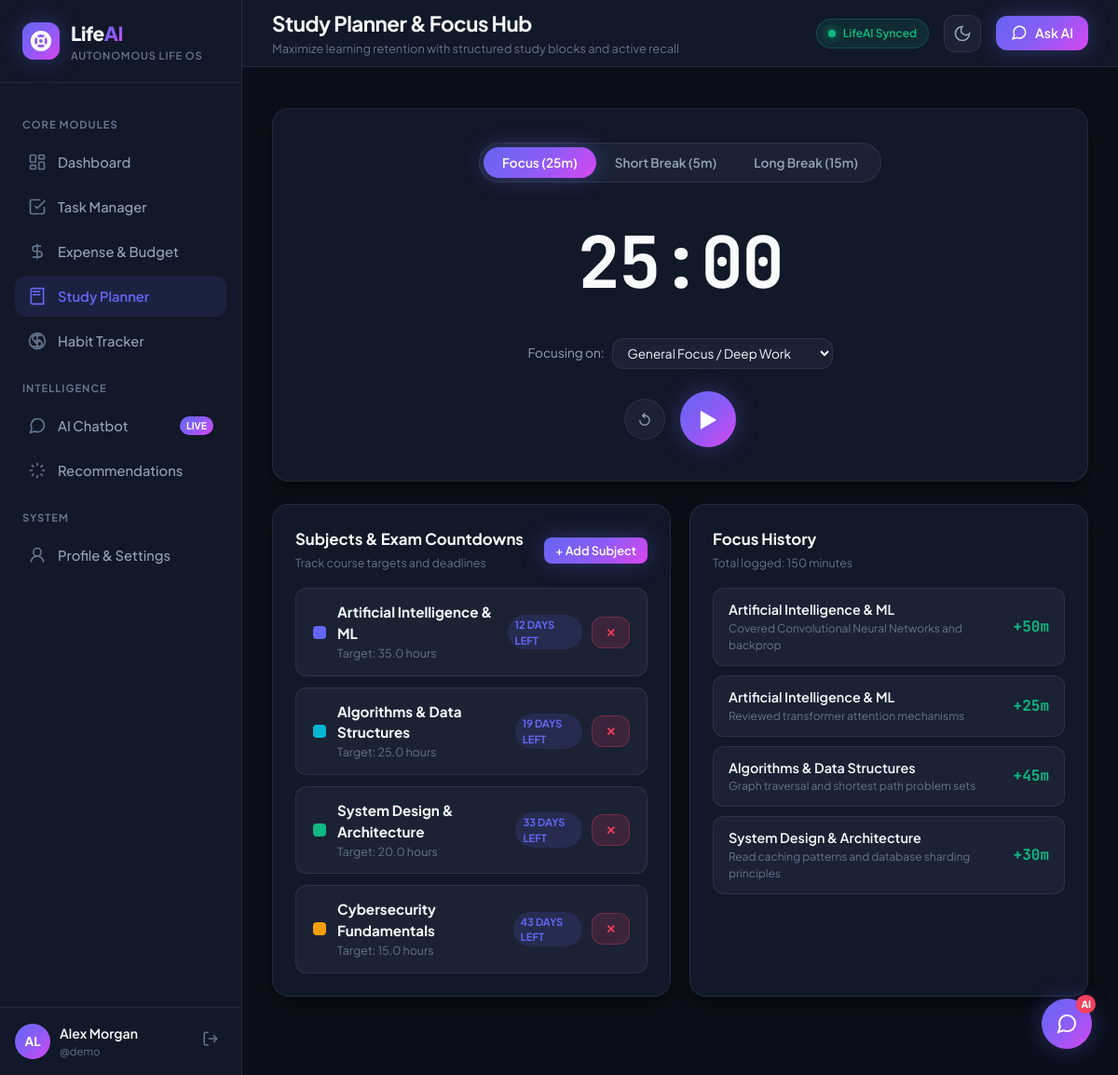
The app's page /study (signed in) with its own data.
### tables this page shows
CREATE TABLE users (
        id INTEGER PRIMARY KEY AUTOINCREMENT,
        username TEXT UNIQUE NOT NULL,
        email TEXT UNIQUE NOT NULL,
        password_hash TEXT NOT NULL,
        full_name TEXT NOT NULL,
        monthly_budget REAL DEFAULT 2500.0,
        theme TEXT DEFAULT 'dark',
        created_at TIMESTAMP DEFAULT CURRENT_TIMESTAMP
    );

CREATE TABLE study_subjects (
        id INTEGER PRIMARY KEY AUTOINCREMENT,
        user_id INTEGER NOT NULL,
        name TEXT NOT NULL,
        color TEXT DEFAULT '#4f46e5',
        exam_date TEXT,
        target_hours REAL DEFAULT 20.0,
        created_at TIMESTAMP DEFAULT CURRENT_TIMESTAMP,
        FOREIGN KEY (user_id) REFERENCES users (id) ON DELETE CASCADE
    );

CREATE TABLE study_sessions (
        id INTEGER PRIMARY KEY AUTOINCREMENT,
        user_id INTEGER NOT NULL,
        subject_id INTEGER,
        duration_minutes INTEGER NOT NULL,
        notes TEXT,
        created_at TIMESTAMP DEFAULT CURRENT_TIMESTAMP,
        FOREIGN KEY (user_id) REFERENCES users (id) ON DELETE CASCADE,
        FOREIGN KEY (subject_id) REFERENCES study_subjects (id) ON DELETE SET NULL
    );

### app.py (the view)
@app.route('/study')
@login_required
def study():
    user_id = session['user_id']
    conn = get_db()
    subjects = conn.execute("""
        SELECT * FROM study_subjects WHERE user_id = ? ORDER BY exam_date ASC
    """, (user_id,)).fetchall()
    sessions = conn.execute("""
        SELECT ss.*, sub.name as subject_name, sub.color as subject_color
        FROM study_sessions ss
        LEFT JOIN study_subjects sub ON ss.subject_id = sub.id
        WHERE ss.user_id = ?
        ORDER BY ss.created_at DESC LIMIT 15
    """, (user_id,)).fetchall()
    conn.close()
    today_d = date.today()
    subject_cards = []
    for s in subjects:
        days_left = None
        if s['exam_date']:
            try:
                ex = datetime.strptime(s['exam_date'], '%Y-%m-%d').date()
                days_left = (ex - today_d).days
            except Exception:
                pass
        subject_cards.append({
            'id': s['id'],
            'name': s['name'],
            'color': s['color'],
            'exam_date': s['exam_date'],
            'target_hours': s['target_hours'],
            'days_left': days_left
        })
    total_minutes = sum(s['duration_minutes'] for s in sessions)
    return render_template(
        'study.html',
        subjects=subject_cards,
        sessions=sessions,
        total_minutes=total_minutes
    )

### app.py (called while the page is built)
def login_required(f):
    @wraps(f)
    def decorated_function(*args, **kwargs):
        if 'user_id' not in session:
            flash('Please log in to access your LifeAI dashboard.', 'warning')
            return redirect(url_for('login'))
        return f(*args, **kwargs)
    return decorated_function

@app.context_processor
def inject_user():
    if 'user_id' in session:
        conn = get_db()
        user = conn.execute("SELECT * FROM users WHERE id = ?", (session['user_id'],)).fetchone()
        conn.close()
        return {'current_user': user}
    return {'current_user': None}

### database.py (called while the page is built)
def get_db():
    conn = sqlite3.connect(DB_PATH, timeout=30.0)
    conn.row_factory = sqlite3.Row
    conn.execute("PRAGMA journal_mode = WAL")
    conn.execute("PRAGMA foreign_keys = ON")
    return conn

### templates/study.html (shortened to what this page needs)
{% extends 'base.html' %}
{% block page_title %}Study Planner & Focus Hub{% endblock %}
{% block page_subtitle %}Maximize learning retention with structured study blocks and active recall{% endblock %}
{% block content %}
<div class="glass-card pomodoro-card" style="margin-bottom: 24px;">
    <div class="pomodoro-modes">
        <button class="pomodoro-mode-btn active" data-mode="focus">Focus (25m)</button>
        <button class="pomodoro-mode-btn" data-mode="shortBreak">Short Break (5m)</button>
        <button class="pomodoro-mode-btn" data-mode="longBreak">Long Break (15m)</button>
    </div>
    <div class="pomodoro-timer-display" id="timerDisplay">25:00</div>
    <div style="margin-bottom: 24px; display: inline-flex; align-items: center; gap: 8px;">
        <label for="pomodoroSubjectSelect" style="font-size: 0.85rem; color: var(--text-secondary);">Focusing on:</label>
        <select id="pomodoroSubjectSelect" class="form-select" style="width: auto; padding: 6px 12px; font-size: 0.85rem;">
            <option value="">General Focus / Deep Work</option>
        </select>
    </div>
    <div class="pomodoro-controls">
        <button class="btn-timer-secondary" id="timerResetBtn" title="Reset timer">↺</button>
        <button class="btn-timer-action" id="timerToggleBtn" title="Start / Pause">▶</button>
    </div>
</div>
<div class="grid-cols-2" style="margin-bottom: 24px;">
    <div class="glass-card">
        <div style="display: flex; align-items: center; justify-content: space-between; margin-bottom: 16px;">
            <div>
                <h3 style="font-size: 1.05rem; font-weight: 700;">Subjects & Exam Countdowns</h3>
                <span style="font-size: 0.78rem; color: var(--text-muted);">Track course targets and deadlines</span>
            </div>
            <button class="btn-primary btn-sm" onclick="openModal('newSubjectModal')">
                + Add Subject
            </button>
        </div>
        <div style="display: flex; flex-direction: column; gap: 12px;">
            {% if subjects %}
                {% for sub in subjects %}
                <div style="padding: 14px 18px; background: var(--bg-surface-elevated); border: 1px solid var(--border-color); border-radius: var(--radius-md); display: flex; align-items: center; justify-content: space-between;">
                    <div style="display: flex; align-items: center; gap: 12px;">
                        <span style="width: 14px; height: 14px; border-radius: 4px; background: {{ sub.color }}; flex-shrink: 0;"></span>
                        <div>
                            <div style="font-weight: 700; font-size: 0.95rem;">{{ sub.name }}</div>
                            <div style="font-size: 0.78rem; color: var(--text-muted);">Target: {{ sub.target_hours }} hours</div>
                        </div>
                    </div>
                    <div style="display: flex; align-items: center; gap: 10px;">
                        {% if sub.days_left is not none %}
                            <span class="tag-badge" style="background: rgba(99, 102, 241, 0.15); color: var(--primary);">
                                {% if sub.days_left == 0 %}Exam Today!{% elif sub.days_left < 0 %}Exam Passed{% else %}{{ sub.days_left }} days left{% endif %}
                            </span>
                        {% endif %}
                        <button class="btn-danger btn-sm" onclick="deleteSubject({{ sub.id }})" title="Delete">✕</button>
                    </div>
                </div>
                {% endfor %}
            {% else %}
                <div style="text-align: center; padding: 24px; color: var(--text-muted);">
                    No subjects registered yet. Add a course to start planning!
                </div>
            {% endif %}
        </div>
    </div>
    <div class="glass-card">
        <div style="display: flex; align-items: center; justify-content: space-between; margin-bottom: 16px;">
            <div>
                <h3 style="font-size: 1.05rem; font-weight: 700;">Focus History</h3>
                <span style="font-size: 0.78rem; color: var(--text-muted);">Total logged: {{ total_minutes }} minutes</span>
            </div>
        </div>
        <div style="display: flex; flex-direction: column; gap: 10px; max-height: 380px; overflow-y: auto;">
            {% if sessions %}
                {% for sess in sessions %}
                <div style="padding: 12px 16px; background: var(--bg-surface-elevated); border: 1px solid var(--border-color); border-radius: var(--radius-md); display: flex; align-items: center; justify-content: space-between;">
                    <div>
                        <div style="font-weight: 600; font-size: 0.9rem;">
                            {{ sess.subject_name if sess.subject_name else 'Deep Work Session' }}
                        </div>
                        <div style="font-size: 0.75rem; color: var(--text-muted);">{{ sess.notes }}</div>
                    </div>
                    <div style="font-family: var(--font-mono); font-weight: 700; color: var(--accent-emerald);">
                        +{{ sess.duration_minutes }}m
                    </div>
                </div>
                {% endfor %}
            {% else %}
                <div style="text-align: center; padding: 24px; color: var(--text-muted);">
                    No completed sessions yet. Start your first 25-minute Pomodoro above!
                </div>
            {% endif %}
        </div>
    </div>
</div>
{% endblock %}

### templates/base.html (shortened to what this page needs)
<!DOCTYPE html>
<html lang="en" data-theme="{{ session.get('theme', 'dark') }}">
<head>
    <link rel="stylesheet" href="{{ url_for('static', filename='css/style.css') }}">
</head>
<body class="{{ 'authenticated' if current_user else 'auth-page' }}">
    {% if current_user %}
    <div class="app-layout">
        <aside class="sidebar" id="sidebar">
            <div class="sidebar-header">
                <a href="{{ url_for('dashboard') }}" class="brand-logo">
                    <div class="logo-orb">
                        <span class="orb-pulse"></span>
                    </div>
                    <div class="brand-text">
                        <span class="brand-name">Life<span>AI</span></span>
                        <span class="brand-tag">Autonomous Life OS</span>
                    </div>
                </a>
            </div>
            <nav class="sidebar-nav">
                <div class="nav-section-title">CORE MODULES</div>
                <a href="{{ url_for('dashboard') }}" class="nav-item {{ 'active' if request.endpoint == 'dashboard' else '' }}">
                    <svg width="20" height="20" viewBox="0 0 24 24" fill="none" stroke="currentColor" stroke-width="2"><rect width="7" height="9" x="3" y="3" rx="1"/><rect width="7" height="5" x="14" y="3" rx="1"/><rect width="7" height="9" x="14" y="12" rx="1"/><rect width="7" height="5" x="3" y="16" rx="1"/></svg>
                    <span>Dashboard</span>
                </a>
                <a href="{{ url_for('tasks') }}" class="nav-item {{ 'active' if request.endpoint == 'tasks' else '' }}">
                    <svg width="20" height="20" viewBox="0 0 24 24" fill="none" stroke="currentColor" stroke-width="2"><path d="m9 11 3 3L22 4"/><path d="M21 12v7a2 2 0 0 1-2 2H5a2 2 0 0 1-2-2V5a2 2 0 0 1 2-2h11"/></svg>
                    <span>Task Manager</span>
                </a>
                <a href="{{ url_for('expenses') }}" class="nav-item {{ 'active' if request.endpoint == 'expenses' else '' }}">
                    <svg width="20" height="20" viewBox="0 0 24 24" fill="none" stroke="currentColor" stroke-width="2"><line x1="12" x2="12" y1="2" y2="22"/><path d="M17 5H9.5a3.5 3.5 0 0 0 0 7h5a3.5 3.5 0 0 1 0 7H6"/></svg>
                    <span>Expense & Budget</span>
                </a>
                <a href="{{ url_for('study') }}" class="nav-item {{ 'active' if request.endpoint == 'study' else '' }}">
                    <svg width="20" height="20" viewBox="0 0 24 24" fill="none" stroke="currentColor" stroke-width="2"><path d="M4 19.5v-15A2.5 2.5 0 0 1 6.5 2H20v20H6.5a2.5 2.5 0 0 1-2.5-2.5Z"/><path d="M6 6h10"/><path d="M6 10h10"/></svg>
                    <span>Study Planner</span>
                </a>
                <a href="{{ url_for('habits') }}" class="nav-item {{ 'active' if request.endpoint == 'habits' else '' }}">
                    <svg width="20" height="20" viewBox="0 0 24 24" fill="none" stroke="currentColor" stroke-width="2"><path d="M12 2v20M17 5H9.5a3.5 3.5 0 0 0 0 7h5a3.5 3.5 0 0 1 0 7H6"/><circle cx="12" cy="12" r="10"/><path d="m8 12 3 3 5-5"/></svg>
                    <span>Habit Tracker</span>
                </a>
                <div class="nav-section-title">INTELLIGENCE</div>
                <a href="{{ url_for('chat') }}" class="nav-item ai-item {{ 'active' if request.endpoint == 'chat' else '' }}">
                    <svg width="20" height="20" viewBox="0 0 24 24" fill="none" stroke="currentColor" stroke-width="2"><path d="m3 21 1.9-5.7a8.5 8.5 0 1 1 3.8 3.8z"/></svg>
                    <span>AI Chatbot</span>
                    <span class="nav-badge">Live</span>
                </a>
                <a href="{{ url_for('recommendations') }}" class="nav-item {{ 'active' if request.endpoint == 'recommendations' else '' }}">
                    <svg width="20" height="20" viewBox="0 0 24 24" fill="none" stroke="currentColor" stroke-width="2"><path d="M12 2v4M12 18v4M4.93 4.93l2.83 2.83M16.24 16.24l2.83 2.83M2 12h4M18 12h4M4.93 19.07l2.83-2.83M16.24 7.76l2.83-2.83"/></svg>
                    <span>Recommendations</span>
                </a>
                <div class="nav-section-title">SYSTEM</div>
                <a href="{{ url_for('profile') }}" class="nav-item {{ 'active' if request.endpoint == 'profile' else '' }}">
                    <svg width="20" height="20" viewBox="0 0 24 24" fill="none" stroke="currentColor" stroke-width="2"><circle cx="12" cy="8" r="5"/><path d="M20 21a8 8 0 1 0-16 0"/></svg>
                    <span>Profile & Settings</span>
                </a>
            </nav>
            <div class="sidebar-footer">
                <div class="user-card-mini">
                    <div class="avatar-circle">{{ current_user.full_name[:2].upper() }}</div>
                    <div class="user-meta">
                        <span class="user-name">{{ current_user.full_name }}</span>
                        <span class="user-role">@{{ current_user.username }}</span>
                    </div>
                </div>
                <a href="{{ url_for('logout') }}" class="btn-logout" title="Sign out">
                    <svg width="18" height="18" viewBox="0 0 24 24" fill="none" stroke="currentColor" stroke-width="2"><path d="M9 21H5a2 2 0 0 1-2-2V5a2 2 0 0 1 2-2h4"/><polyline points="16 17 21 12 16 7"/><line x1="21" x2="9" y1="12" y2="12"/></svg>
                </a>
            </div>
        </aside>
        <div class="main-content-wrapper">
            <header class="topbar">
                <div class="topbar-left">
                    <div class="page-title-group">
                        <h1 class="page-heading">{% block page_title %}Dashboard{% endblock %}</h1>
                        <span class="page-subheading">{% block page_subtitle %}Your autonomous daily life overview{% endblock %}</span>
                    </div>
                </div>
                <div class="topbar-right">
                    <div class="ai-status-pill">
                        <span class="status-dot"></span>
                        <span class="status-label">LifeAI Synced</span>
                    </div>
                    <button class="theme-toggle-btn" id="themeToggleBtn" title="Toggle dark/light theme" aria-label="Toggle theme">
                        <svg class="moon-icon" width="20" height="20" viewBox="0 0 24 24" fill="none" stroke="currentColor" stroke-width="2"><path d="M12 3a6 6 0 0 0 9 9 9 9 0 1 1-9-9Z"/></svg>
                    </button>
                    <a href="{{ url_for('chat') }}" class="btn-topbar-chat">
                        <svg width="18" height="18" viewBox="0 0 24 24" fill="none" stroke="currentColor" stroke-width="2"><path d="m3 21 1.9-5.7a8.5 8.5 0 1 1 3.8 3.8z"/></svg>
                        <span>Ask AI</span>
                    </a>
                </div>
            </header>
            <div class="alerts-container">
            </div>
            <main class="page-content">
                {% block content %}{% endblock %}
            </main>
        </div>
    </div>
    {% else %}
    <div class="auth-wrapper">
        {% block auth_content %}{% endblock %}
    </div>
    {% endif %}
    {% if current_user and request.endpoint != 'chat' %}
    <a href="{{ url_for('chat') }}" class="floating-ai-fab" title="Chat with LifeAI">
        <svg width="24" height="24" viewBox="0 0 24 24" fill="none" stroke="currentColor" stroke-width="2"><path d="m3 21 1.9-5.7a8.5 8.5 0 1 1 3.8 3.8z"/></svg>
        <span class="fab-badge">AI</span>
    </a>
    {% endif %}
</body>
</html>

### records on screen
users: full_name "AL", full_name "Alex Morgan", username "demo"
study_subjects: name "Artificial Intelligence & ML", target_hours "35.0", days_left "12"
study_subjects: name "Algorithms & Data Structures", target_hours "25.0", days_left "19"
study_subjects: name "System Design & Architecture", target_hours "20.0", days_left "33"
study_subjects: name "Cybersecurity Fundamentals", target_hours "15.0", days_left "43"
study_sessions: name "Artificial Intelligence & ML", notes "Covered Convolutional Neural Networks and backprop", duration_minutes "50"
study_sessions: name "Artificial Intelligence & ML", notes "Reviewed transformer attention mechanisms", duration_minutes "25"
study_sessions: name "Algorithms & Data Structures", notes "Graph traversal and shortest path problem sets", duration_minutes "45"
study_sessions: name "System Design & Architecture", notes "Read caching patterns and database sharding principles", duration_minutes "30"

### other values on screen
{{ total_minutes }} "150"
